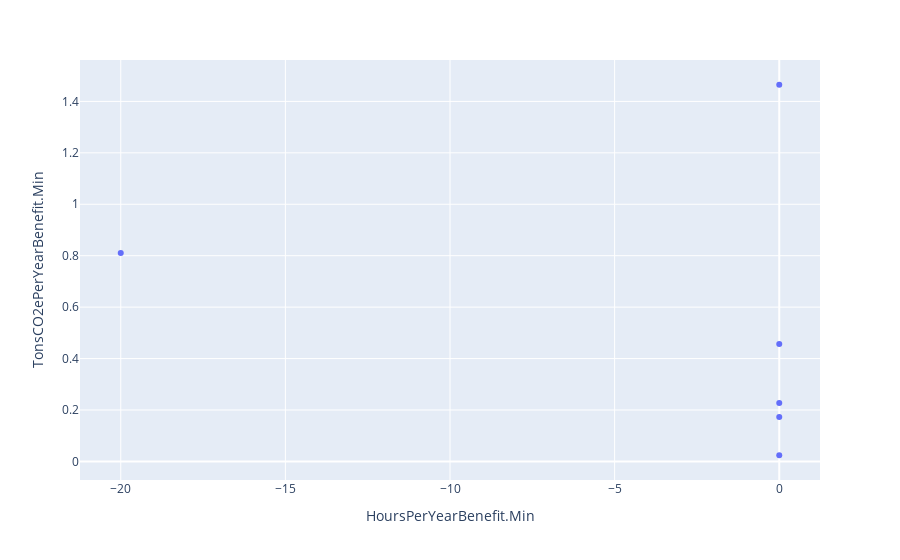

Here is the notebook cell this chart was saved with:
### Code cell
plt1 = pe.scatter(data_frame=impact_df, x='HoursPerYearBenefit.Min', y='TonsCO2ePerYearBenefit.Min', error_x='HoursPerYearBenefit.Max')
plt1.show()

### Figure 1 — Plotly figure (JSON) as saved in the notebook; plotly's stock layout.template omitted (floating-point values rounded to 4 significant figures)
{"data": [{"hovertemplate": "HoursPerYearBenefit.Min=%{x}<br>TonsCO2ePerYearBenefit.Min=%{y}<extra></extra>", "legendgroup": "", "marker": {"color": "#636efa", "symbol": "circle"}, "mode": "markers", "name": "", "orientation": "v", "showlegend": false, "type": "scatter", "x": [0, 0, 0, 0, 0, -20], "xaxis": "x", "y": [0.4565, 0.02406, 1.465, 0.2268, 0.173, 0.8108], "yaxis": "y"}], "layout": {"legend": {"tracegroupgap": 0}, "margin": {"t": 60}, "xaxis": {"anchor": "y", "domain": [0, 1], "title": {"text": "HoursPerYearBenefit.Min"}}, "yaxis": {"anchor": "x", "domain": [0, 1], "title": {"text": "TonsCO2ePerYearBenefit.Min"}}}}
